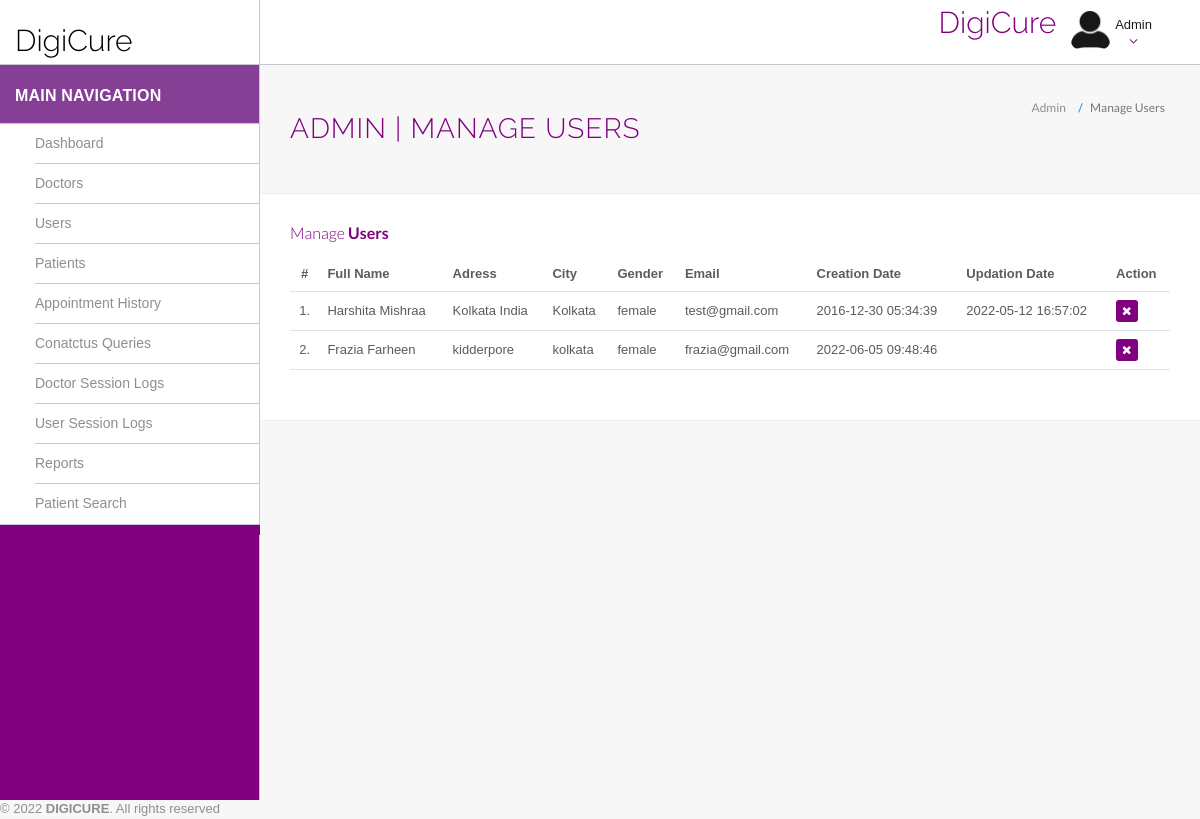
Page /hms/admin/manage-users.php on the committed database.
### tables this page shows
CREATE TABLE `users` (
  `id` int(11) NOT NULL,
  `fullName` varchar(255) DEFAULT NULL,
  `address` longtext DEFAULT NULL,
  `city` varchar(255) DEFAULT NULL,
  `gender` varchar(255) DEFAULT NULL,
  `email` varchar(255) DEFAULT NULL,
  `password` varchar(255) DEFAULT NULL,
  `regDate` timestamp NULL DEFAULT current_timestamp(),
  `updationDate` timestamp NULL DEFAULT NULL ON UPDATE current_timestamp()
);

### hms/admin/manage-users.php (the view, shortened to what this page needs)
<?php
include('helper/config.php');
?>
<!DOCTYPE html>
<html lang="en">
	<head>
        <link rel="stylesheet" href="https://cdn.jsdelivr.net/npm/bootstrap@3.4.1/dist/css/bootstrap.min.css">
        <link rel="stylesheet" href="https://cdnjs.cloudflare.com/ajax/libs/font-awesome/4.7.0/css/font-awesome.min.css">
		<link rel="stylesheet" href="assets/css/styles.css">
	<body>
		<div id="app">
<?php include('helper/sidebar.php');?>
			<div class="app-content">
						<?php include('helper/header.php');?>
				<div class="main-content" >
					<div class="wrap-content container" id="container">
						<section id="page-title">
							<div class="row">
								<div class="col-sm-8">
									<h1 class="mainTitle">Admin | Manage Users</h1>
																	</div>
								<ol class="breadcrumb">
									<li>
										<span>Admin</span>
									</li>
									<li class="active">
										<span>Manage Users</span>
									</li>
								</ol>
							</div>
						</section>
						<div class="container-fluid container-fullw bg-white">
									<div class="row">
								<div class="col-md-12">
									<h5 class="over-title margin-bottom-15">Manage <span class="text-bold">Users</span></h5>
									<table class="table table-hover" id="sample-table-1">
										<thead>
											<tr>
												<th class="center">#</th>
												<th>Full Name</th>
												<th class="hidden-xs">Adress</th>
												<th>City</th>
												<th>Gender </th>
												<th>Email </th>
												<th>Creation Date </th>
												<th>Updation Date </th>
												<th>Action</th>
											</tr>
										</thead>
										<tbody>
<?php
$sql=mysqli_query($con,"select * from users");
$cnt=1;
while($row=mysqli_fetch_array($sql))
{
?>
											<tr>
												<td class="center"><?php echo $cnt;?>.</td>
												<td class="hidden-xs"><?php echo $row['fullName'];?></td>
												<td><?php echo $row['address'];?></td>
												<td><?php echo $row['city'];?>
												</td>
												<td><?php echo $row['gender'];?></td>
												<td><?php echo $row['email'];?></td>
												<td><?php echo $row['regDate'];?></td>
												<td><?php echo $row['updationDate'];?>
												</td>
												<td >
												<div class="visible-md visible-lg hidden-sm hidden-xs">
	<a href="manage-users.php?id=<?php echo $row['id']?>&del=delete" onClick="return confirm('Are you sure you want to delete?')"class="btn btn-transparent btn-xs tooltips" tooltip-placement="top" tooltip="Remove"><i class="fa fa-times fa fa-white"></i></a>
												</div>
												</td>
											</tr>
											<?php
$cnt=$cnt+1;
											 }?>
										</tbody>
									</table>
								</div>
							</div>
								</div>
							</div>
						</div>
					</div>
				</div>
	<?php include('helper/footer.php');?>
	</body>
</html>

### rows in the picture
users: fullName "Harshita Mishraa", address "Kolkata India", city "Kolkata", gender "female", email "test@gmail.com", regDate "2016-12-30 05:34:39", updationDate "2022-05-12 16:57:02"
users: fullName "Frazia Farheen", address "kidderpore", city "kolkata", gender "female", email "frazia@gmail.com", regDate "2022-06-05 09:48:46"
